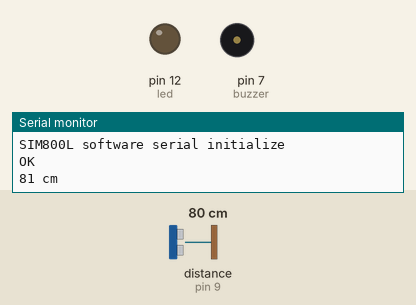
Bench run of a sketch on a simulated Arduino Uno, built with avr-gcc and run on an emulated ATmega328P. Parts: output pins drawn as LEDs (lit = HIGH), buzzer (waves = sounding, pin HIGH), the last lines printed to the serial monitor. The inputs (shaded band) are chosen by the test bench; at power-on: distance to the obstacle (sensor on pin 9) 80 cm. The echo pulse lasts 58.3 µs per cm; the modem accepts every AT command (registered, SIM ready, sends succeed) and sends nothing else.

Above: at 2.2 s.
2.3 s: distance to the obstacle (sensor on pin 9) set to 7 cm
3.8 s: distance to the obstacle (sensor on pin 9) set to 4 cm
At 4.9 s:
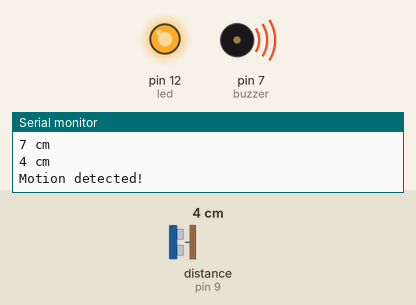
Timing chart, 0 to 7.5 s (numbered marks = the images above; inputs shaded):
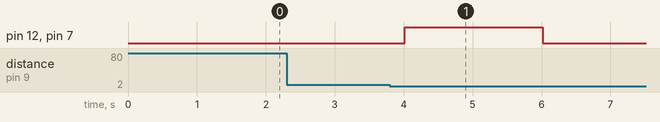

The sketch:

ultrasonic_sim800l_alarm_with_sonar_and_call.ino
```cpp
#include <SoftwareSerial.h>
#include "NewPing.h"

const String PHONE = "+8801869525928";
#define rxPin 2
#define txPin 3
#define buzzer 7
#define led 12
SoftwareSerial sim800(rxPin, txPin);

#define MAX_DISTANCE 400
#define trigPin 8
#define echoPin 9

NewPing sonar(trigPin, echoPin, MAX_DISTANCE);

void setup() {
  pinMode(trigPin, OUTPUT);
  pinMode(echoPin, INPUT);
  pinMode(buzzer, OUTPUT);
  pinMode(led, OUTPUT);

  Serial.begin(115200);

  sim800.begin(9600);
  Serial.println("SIM800L software serial initialize");

  sim800.println("AT");
  delay(1000);
}

void loop() {
  while (sim800.available()) {
    Serial.println(sim800.readString());
  }

  while (Serial.available()) {
    sim800.println(Serial.readString());
  }

  int distance_in_cm = sonar.ping_cm();
  Serial.print(distance_in_cm);
  Serial.println(" cm");

  if (distance_in_cm <= 5) {
    Serial.println("Motion detected!");
    digitalWrite(buzzer, HIGH);
    digitalWrite(led, HIGH);
    delay(2000);
    digitalWrite(buzzer, LOW);
    digitalWrite(led, LOW);

    Serial.println("calling....");
    sim800.println("ATD" + PHONE + ";");
    delay(20000);
  }

delay(500);
}
```

Measured:
- the behaviour switches between 6 and 5 cm on distance to the obstacle (sensor on pin 9) (found by bisection; images 0 and 1)
- after the input at 3.8 s, pin 12 (led), pin 7 (buzzer): LOW → HIGH after 0.22 s, → LOW 2.0 s later
